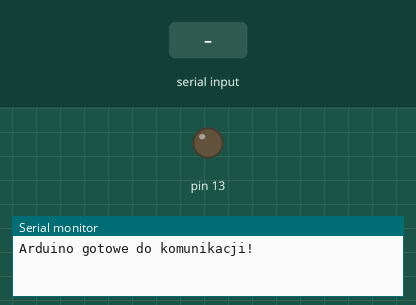
This sketch was run on a simulated Arduino Uno, built with avr-gcc and run on an emulated ATmega328P. Shown: output pins drawn as LEDs (lit = HIGH), the last lines printed to the serial monitor. The inputs (shaded band) are chosen by the test bench.

Above: at 1.2 s.
1.3 s: "1" received over Serial
At 2.4 s:
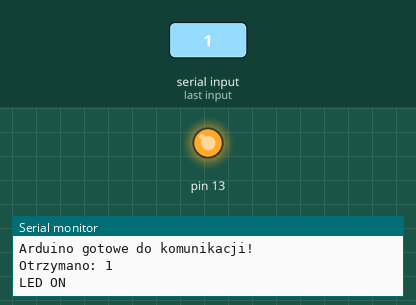
2.8 s: "0" received over Serial
At 3.5 s:
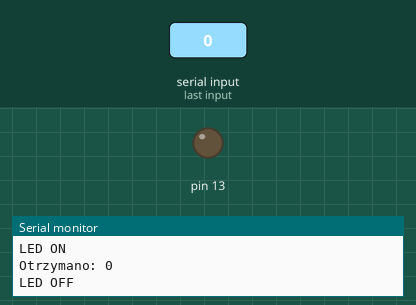
Timing chart, 0 to 5.8 s (numbered marks = the images above; inputs shaded):
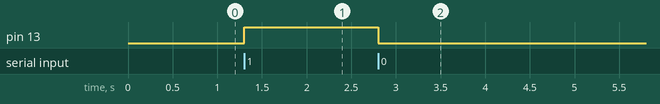

The sketch:

sketch_sep29a.ino
```cpp
void setup() {
  Serial.begin(9600); // uruchamiamy port szeregowy z prędkością 9600 bps
  Serial.println("Arduino gotowe do komunikacji!");
  pinMode(13, OUTPUT);
}

void loop() {
  // Odczyt danych z PC
  if (Serial.available() > 0) {
    char data = Serial.read();
    Serial.print("Otrzymano: ");
    Serial.println(data);

    // prosta reakcja – np. włączenie LED na pinie 13
    if (data == '1') {
      digitalWrite(13, HIGH);
      Serial.println("LED ON");
      digitalWrite(13, HIGH);
    }
    else if (data == '0') {
      digitalWrite(13, LOW);
      Serial.println("LED OFF");
      digitalWrite(13, LOW);
    }
  }
}
```

Measured:
- after the input at 1.3 s, pin 13: LOW → HIGH at once
- after the input at 2.8 s, pin 13: HIGH → LOW at once
